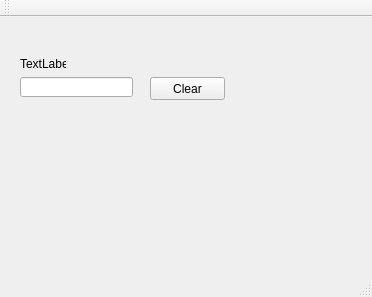
<?xml version="1.0" encoding="UTF-8"?>
<ui version="4.0">
 <class>MainWindow</class>
 <widget class="QMainWindow" name="MainWindow">
  <property name="geometry">
   <rect>
    <x>0</x>
    <y>0</y>
    <width>372</width>
    <height>297</height>
   </rect>
  </property>
  <property name="windowTitle">
   <string>MainWindow</string>
  </property>
  <widget class="QWidget" name="centralWidget">
   <widget class="QPushButton" name="pushButton">
    <property name="geometry">
     <rect>
      <x>150</x>
      <y>60</y>
      <width>75</width>
      <height>23</height>
     </rect>
    </property>
    <property name="text">
     <string>Clear</string>
    </property>
   </widget>
   <widget class="QLabel" name="label">
    <property name="geometry">
     <rect>
      <x>20</x>
      <y>40</y>
      <width>46</width>
      <height>13</height>
     </rect>
    </property>
    <property name="text">
     <string>TextLabel</string>
    </property>
   </widget>
   <widget class="QLineEdit" name="lineEdit">
    <property name="geometry">
     <rect>
      <x>20</x>
      <y>60</y>
      <width>113</width>
      <height>20</height>
     </rect>
    </property>
   </widget>
  </widget>
  <widget class="QMenuBar" name="menuBar">
   <property name="geometry">
    <rect>
     <x>0</x>
     <y>0</y>
     <width>372</width>
     <height>21</height>
    </rect>
   </property>
  </widget>
  <widget class="QToolBar" name="mainToolBar">
   <attribute name="toolBarArea">
    <enum>TopToolBarArea</enum>
   </attribute>
   <attribute name="toolBarBreak">
    <bool>false</bool>
   </attribute>
  </widget>
  <widget class="QStatusBar" name="statusBar"/>
 </widget>
 <layoutdefault spacing="6" margin="11"/>
 <resources/>
 <connections>
  <connection>
   <sender>lineEdit</sender>
   <signal>textChanged(QString)</signal>
   <receiver>label</receiver>
   <slot>setText(QString)</slot>
   <hints>
    <hint type="sourcelabel">
     <x>76</x>
     <y>102</y>
    </hint>
    <hint type="destinationlabel">
     <x>42</x>
     <y>79</y>
    </hint>
   </hints>
  </connection>
  <connection>
   <sender>pushButton</sender>
   <signal>clicked()</signal>
   <receiver>lineEdit</receiver>
   <slot>clear()</slot>
   <hints>
    <hint type="sourcelabel">
     <x>187</x>
     <y>104</y>
    </hint>
    <hint type="destinationlabel">
     <x>76</x>
     <y>102</y>
    </hint>
   </hints>
  </connection>
 </connections>
</ui>
